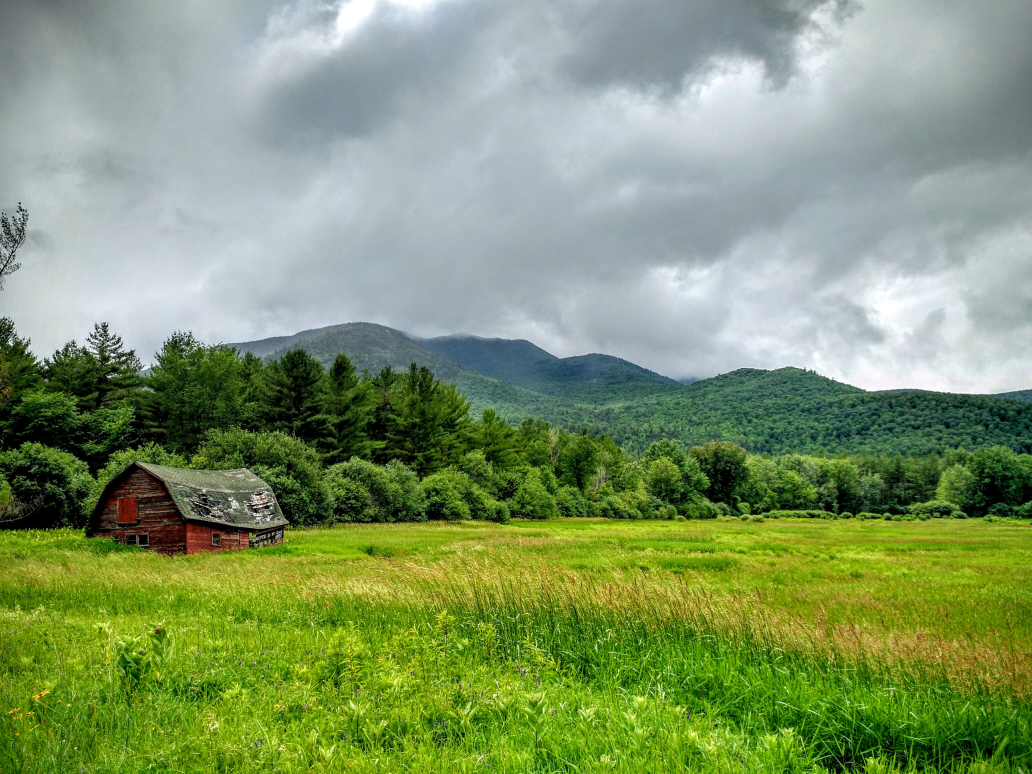
#> input picture Images/barn.jpg, 4127 x 3095 px (shown at 1/4 size)
$ python watermarker.py Images out Images/barn.jpg
#> lines starting #> are read from the running program, lines starting #| are printed output that depends on the picture
import os
import math
import PIL
import PIL.ImageDraw
import PIL.ImageOps
import PIL.ImageStat
import argparse

class ShouldInvertAlgorithm(object):
    # [10 lines left out: function should_invert, not called in this run]

class AlwaysInvert(ShouldInvertAlgorithm):
    # [10 lines left out: function should_invert, not called in this run]

class NeverInvert(ShouldInvertAlgorithm):
    # [10 lines left out: function should_invert, not called in this run]

class AutoInvert(ShouldInvertAlgorithm):
    def should_invert(self, image, region):
        """ Automatically determines if the watermark should be inverted (assuming watermark is black).

        image: (PIL.Image) The image the watermark will be on.

        region: (array) The region in which the watermark will be placed, in the form [(x0, y0), (x1, y1)] or [x0, y0, x1, y1]

        Returns True if the logo should be inverted, False otherwise. (Bool)
        """
        l1 = self.__get_luminance(image, region) / 255.0

        return l1 <= 0.5
        # [11 lines of commented-out code are left out]

    def __get_luminance(self, image, region):
        """ Get the average luminance of the region.

        image: (PIL.Image) The image to get the luminance of.

        region: (array) The region to get the luminance of, in the form [(x0, y0), (x1, y1)] or [x0, y0, x1, y1]

        Returns the average luminance of the region. (float)
        """
        image_l = image.convert("L")
        (width, height) = image_l.size
        mask = PIL.Image.new('L', (width, height), 0)
        drawing_layer = PIL.ImageDraw.Draw(mask)
        drawing_layer.rectangle(region, fill=255)
        return PIL.ImageStat.Stat(image_l, mask=mask).mean[0]


class Watermarker(object):
    """An object to add watermarks to images"""
    def __init__(self, watermark, inverter, proportion):
        """ Create a watermarker object.

        watermark: (PIL.Image) The watermark to add to images.

        inverter: (ShouldInvertAlgorithm) The algorithm which determines if the watermark should be inverted.
        """
#> in main, image is the input picture: PIL image 4127x3095 RGB; mean R, G, B 128.6, 150, 105
        super(Watermarker, self).__init__()
        self.watermark = watermark
        self.inverter = inverter
        self.proportion = proportion

    def add_watermark(self, image, location, border_padding=0.02):
        """ Adds a watermark to an image.

        image: (PIL.Image) The image to add a watermark to.

        location: (str) The location of the watermark. Either auto, top_left, top_right, bottom_left, bottom_right, or bottom_center.

        border_padding: (float) The proportion of padding to add around the border of the image.

        Returns an image with a watermark. (PIL.Image)
        """
#> called with location = 'auto', border_padding = 0.02
        (width, height) = self.watermark.size
#> width = 4127; height = 3095

        # Resize the logo
        watermark_max = max(self.watermark.size)
#> watermark_max = 4127
        watermark_aspect_ratio = height / float(width)
#> watermark_aspect_ratio = 0.75

        image_max = max(image.size)
#> image_max = 4127

        image_area = image.size[0] * image.size[1]
#> image_area = 12773065
        watermark_area = int(self.proportion * image_area)
#> watermark_area = 191595

        width = int(math.sqrt(watermark_area / watermark_aspect_ratio))
#> width = 505
        height = int(width * watermark_aspect_ratio)
#> height = 378

        watermark_mod = self.watermark.resize((width, height))
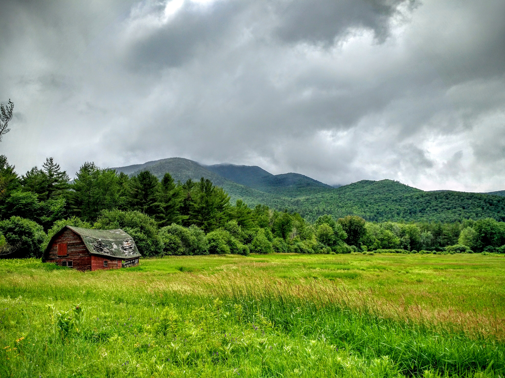
#> watermark_mod: PIL image 505x378 RGBA; mean R, G, B, A 128.6, 150, 105, 255

        if location == "auto":
            location = find_best_location(image, width, height, border_padding)

        # Calculate watermark padding / positioning based on corner
        if location == "bottom-left":
            padding = tuple(map(lambda x: int(x), [border_padding * image.size[0], image.size[1] - height - border_padding * image.size[1]]))
        elif location == "bottom-right":
            padding = tuple(map(lambda x: int(x), [image.size[0] - width - border_padding * image.size[0], image.size[1] - height - border_padding * image.size[1]]))
        elif location == "top-left":
            padding = tuple(map(lambda x: int(x), [border_padding * image.size[0], border_padding * image.size[0]]))
        elif location == "top-right":
            padding = tuple(map(lambda x: int(x), [image.size[0] - width - border_padding * image.size[0], border_padding * image.size[1]]))
        elif location == "center":
            padding = tuple(map(lambda x: int(x), [image.size[0]/2 - width/2, image.size[1]/2 - height/2]))
        else:
            padding = tuple(map(lambda x: int(x), [image.size[0]/2 - width/2, image.size[1] - height - border_padding * image.size[1]]))
        needs_invert = self.inverter.should_invert(image, [padding, (padding[0] + width, padding[1] + height)])
        if needs_invert:
            watermark_mod = invert_rgba(watermark_mod)
        image.paste(watermark_mod, padding, mask=watermark_mod)
        return image

def find_best_location(image, logo_width, logo_height, border_padding):
    """ Find the best location for the watermark.

    image: (PIL.Image) The image to add a watermark to.

    logo_width: (float) The width of the watermark.

    logo_height: (float) The height of the watermark.

    border_padding: (float) The proportion of padding to add around the border of the image.

    Returns the best location for the watermark. Either top_left, top_right, bottom_left, bottom_right, or bottom_center.
    """
#> called with logo_width = 505, logo_height = 378, border_padding = 0.02
    bl_padding = tuple(map(lambda x: int(x), [border_padding * image.size[0], image.size[1] - logo_height - border_padding * image.size[1]]))
#> bl_padding = (82, 2655)
    br_padding = tuple(map(lambda x: int(x), [image.size[0] - logo_width - border_padding * image.size[0], image.size[1] - logo_height - border_padding * image.size[1]]))
#> br_padding = (3539, 2655)
    tl_padding = tuple(map(lambda x: int(x), [border_padding * image.size[0], border_padding * image.size[0]]))
#> tl_padding = (82, 82)
    tr_padding = tuple(map(lambda x: int(x), [image.size[0] - logo_width - border_padding * image.size[0], border_padding * image.size[1]]))
    bc_padding = tuple(map(lambda x: int(x), [image.size[0]/2 - logo_width/2, image.size[1] - logo_height - border_padding * image.size[1]]))

    paddings = [bl_padding, br_padding, tl_padding, tr_padding, bc_padding]

    vars = list(map(lambda padding: get_luminance_variance(image, [padding, (padding[0] + logo_width, padding[1] + logo_height)]), paddings))

    minimum = min(vars)

    index = vars.index(minimum)

    locations = ["bottom-left", "bottom-right", "top-left", "top-right", "bottom-center"]

    return locations[index]

# Image helpers
def resize_image(image, percent):
    """ Resize an image to a scale amount.

    image: (PIL.Image) The image to scale.

    percent: (float) The percentage of the original size to scale to.

    Returns the scaled image.
    """
    if percent == 100:
        return image
    prop = percent / 100.0
    (width, height) = image.size
    return image.resize( (int(width * prop), int(height * prop)) )

def invert_rgba(image):
    """ Invert the RGB values of an RGBA image.

    image: (PIL.Image) The image to invert as type RGBA.

    Returns the inverted RGBA image.
    """
    r, g, b, a = image.split()
    r, g, b = map(lambda i: i.point(lambda p: 255 - p), (r, g, b))
    return PIL.Image.merge(image.mode, (r, g, b, a))

# [14 lines left out: function set_opacity, not called in this run]

def get_luminance_variance(image, region):
    """ Get the variance of luminance of the region.

    image: (PIL.Image) The image to get the luminance of.

    region: (array) The region to get the luminance of, in the form [(x0, y0), (x1, y1)] or [x0, y0, x1, y1]

    Returns the variance of the luminance of the region. (float)
    """
    image_l = image.convert("L")
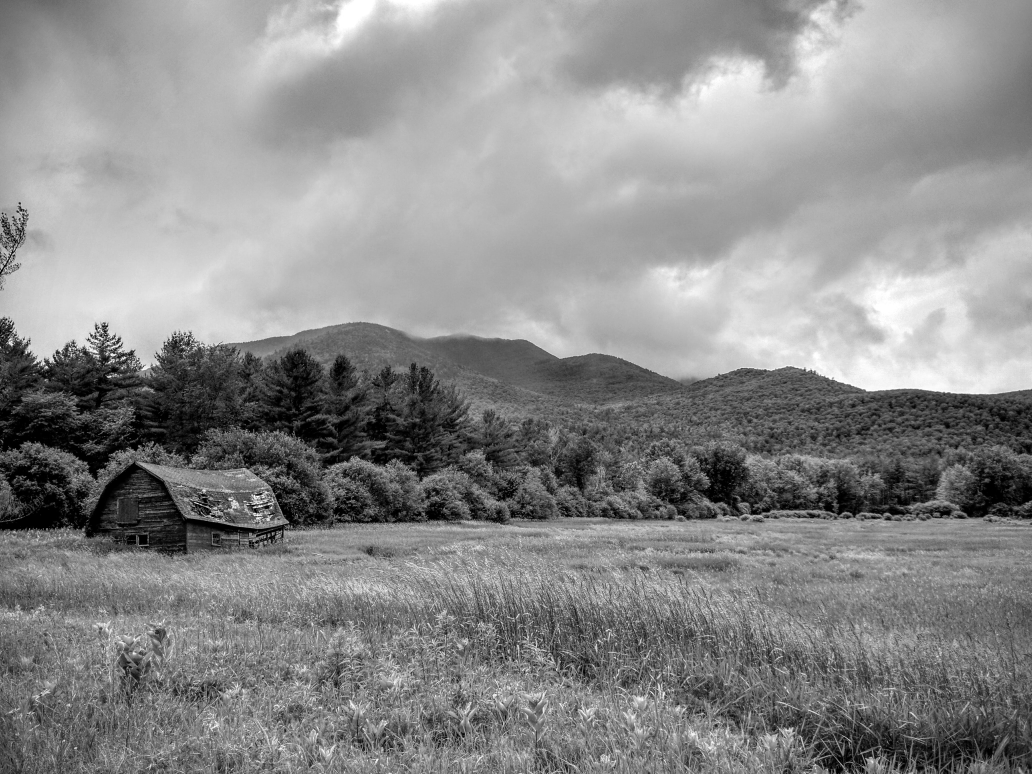
#> image_l: PIL image 4127x3095 L (shown at 1/4 size); min 0, max 255, mean 138.5
    (width, height) = image_l.size
    mask = PIL.Image.new('L', (width, height), 0)
#> mask: PIL image 4127x3095 L; every value is 0
    drawing_layer = PIL.ImageDraw.Draw(mask)
    drawing_layer.rectangle(region, fill=255)
    return PIL.ImageStat.Stat(image_l, mask=mask).stddev[0]


# [22 lines left out: function get_images, not called in this run]


def manipulate_image(current_image, watermarker, corner, resize_amt):
    """Manipulates a single image, resizing it and adding a watermark.

    current_image: (PIL.Image) The image to manipulate as a PIL.Image.

    watermarker: (Watermarker) The watermarker, which will add a watermark to an image.

    corner: (str) The location of the watermark on the image. Either auto, center, top_left, top_right, bottom_left, bottom_right, or bottom_center.

    resize_amt: (float) The amount to scale the image to, as a percent.

    Returns the modified image.
    """
    current_image = resize_image(current_image, resize_amt)
    current_image = watermarker.add_watermark(current_image, corner)
#> in find_best_location, `vars = list(map(lambda padding: get_luminance_variance(image, [padding..`: vars = [32.78, 38.98, 13.44, 19.99, 40.38]
#> in find_best_location, `minimum = min(vars)`: minimum = 13.44
#> in find_best_location, `index = vars.index(minimum)`: index = 2
#> in add_watermark, `location = find_best_location(image, width, height, border_padding)`: location = 'top-left'
#> in should_invert, `l1 = self.__get_luminance(image, region) / 255.0`: l1 = 0.62
#> in add_watermark, `needs_invert = self.inverter.should_invert(image, [padding, (padding[0..`: needs_invert = False
    return current_image

def main(input_dir, output_dir, watermark, corner, resize_amt, inverted, opacity, proportion):
    """ The main function of the program, doing what the program is specified to do.

        input_dir: (str) The input directory, containing images.

        output_dir: (str) The ouput directory to put the modified images in. Does not need to exist.

        watermark: (str) The path of the watermark file.

        corner: (str) The location of the watermark on the image. Either auto, center, top_left, top_right, bottom_left, bottom_right, or bottom_center.

        resize_amt: (float) The amount to scale the image to, as a percent.

        inverted: (str) The inversion algorithm as a str. Either auto, inverted, or not-inverted.

        opacity: (float) The opacity alpha of the watermark, None means no change.

        proportion: (float) The proportion to scale the watermark to.
    """

    # Create output directory
    try:
        os.mkdir(output_dir)
    except OSError:
        pass # if the directory already exists, proceed


    logo = PIL.Image.open(watermark).convert("RGBA")
    if opacity is not None:
        logo = set_opacity(logo, min(1, max(0, opacity)))

    inverter = AutoInvert()

    if inverted == "auto":
        inverter = AutoInvert()
    elif inverted == "inverted":
        inverter = AlwaysInvert()
    elif inverted == "not-inverted":
        inverter = NeverInvert();

    watermarker = Watermarker(logo, inverter, proportion)

    directory_list = os.listdir(input_dir)

    for n in range(len(directory_list)):
        entry = directory_list[n]
        absolute_filename = os.path.join(input_dir, entry)
        try:
            image = PIL.Image.open(absolute_filename)
            print("Processing image:", entry, "(" + str(n + 1) + "/" + str(len(directory_list))+ ")")
            image = manipulate_image(image, watermarker, corner, resize_amt)
            try:
                image.save(os.path.join(output_dir, entry), 'JPEG')
            except Exception as e:
                print("Could not write image:", current_filename)

            image.close()

        except IOError:
            pass # do nothing with errors tying to open non-images
#> pass 2 of the loop in main, `for n in range(len(directory_list)):`:
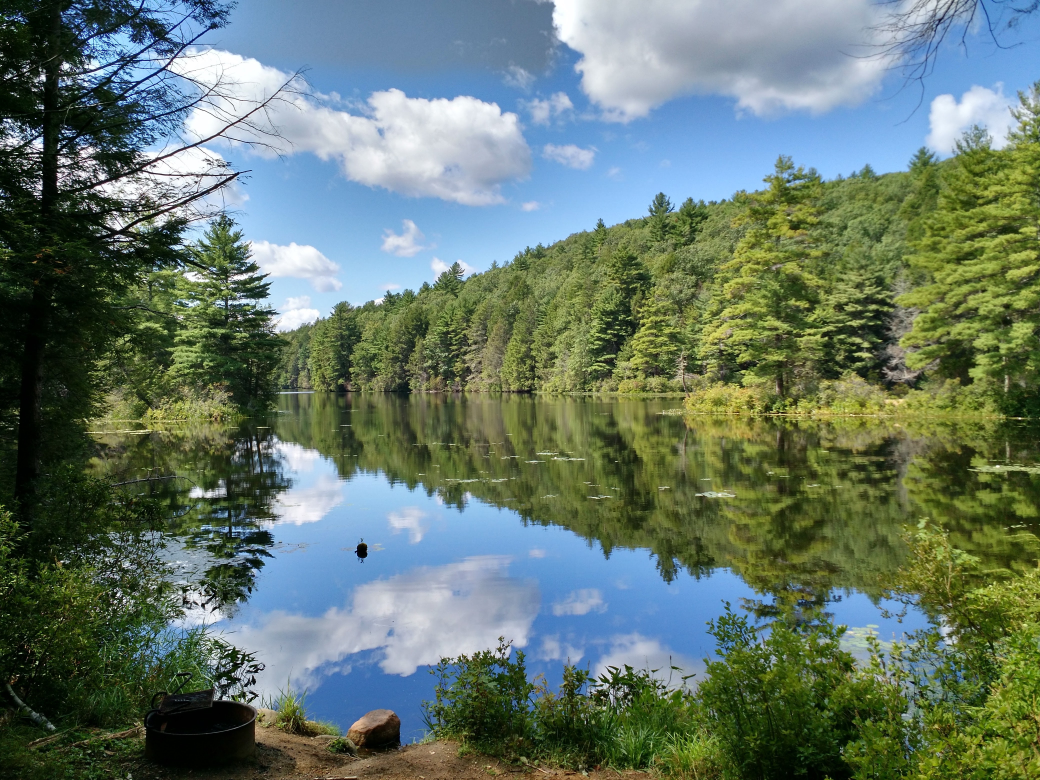
#> input picture Images/bigelow.jpg, 4160 x 3120 px (shown at 1/4 size)
#> in main, image is the input picture: PIL image 4160x3120 RGB; mean R, G, B 100.9, 119.5, 107.1
#> watermark_mod: PIL image 509x381 RGBA
#> in get_luminance_variance (call 6), `image_l = image.convert("L")`:
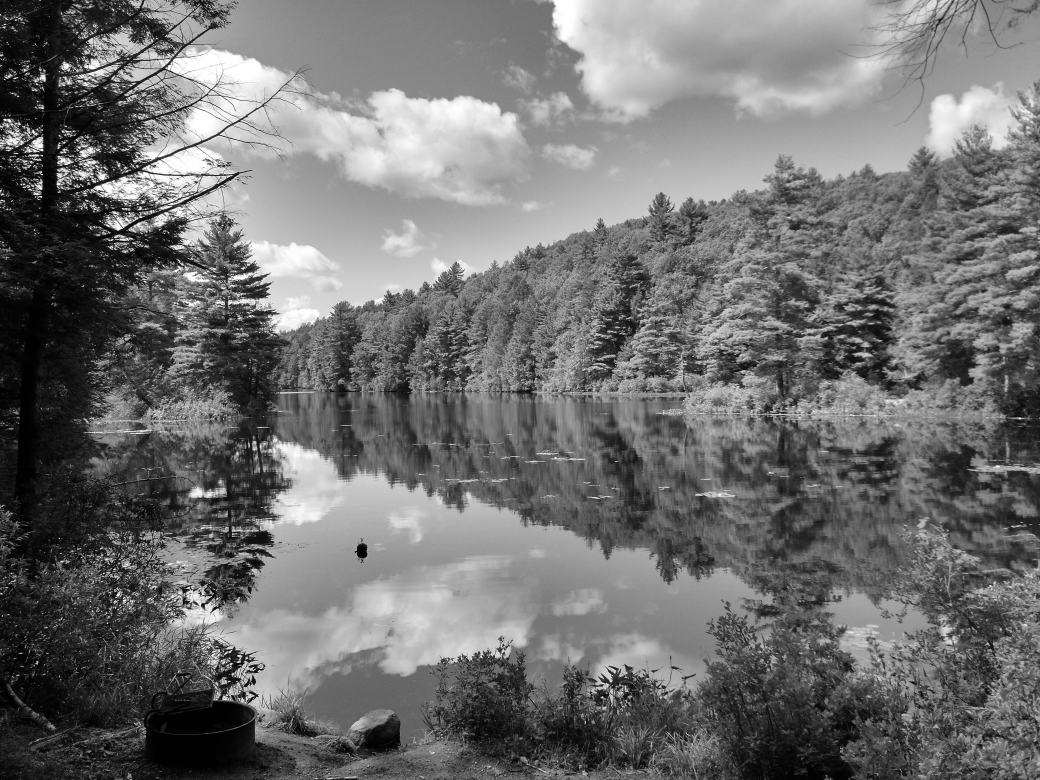
#> image_l: PIL image 4160x3120 L (shown at 1/4 size); min 0, max 255, mean 112.5
#> mask: PIL image 4160x3120 L; every value is 0
#> a: PIL image 509x381 L; every value is 255
#> in invert_rgba, `return PIL.Image.merge(image.mode, (r, g, b, a))`:
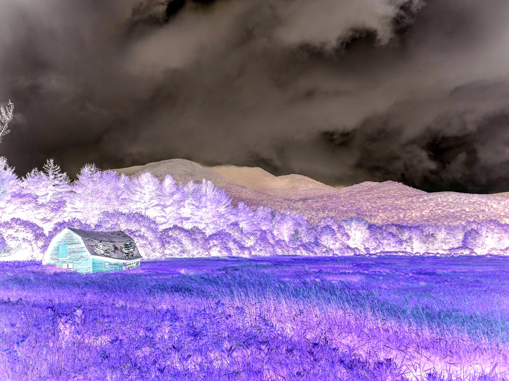
#> returned value: PIL image 509x381 RGBA; mean R, G, B, A 126.4, 105, 150, 255

if __name__ == "__main__":
    parser = argparse.ArgumentParser()
    parser.add_argument("input",
                        help="The input image directory.", type=str)
    parser.add_argument("output", help="The output image directory.", type=str)
    parser.add_argument("watermark", help="The watermark to put on images.", type=str)
    parser.add_argument("--resize", "-r", help="The percent to scale the image to.", type=float, default=100)
    parser.add_argument("--location", "-l", help="The location of the watermark. Defaults to auto.", type=str,
                        choices=["top-left", "top-right", "bottom-left", "bottom-right", "bottom-center", "center", "auto"], default="auto")
    parser.add_argument("--inverted", "-i", help="Choose whether the watermark is inverted. Defaults to auto.", type=str,
                        choices=["inverted", "not-inverted", "auto"], default="auto")
    parser.add_argument("--opacity", "-o", help="Sets the opacity alpha of the watermark, between 0 and 1 inclusive. Defaults to no change.", type=float, default=None)
    parser.add_argument("--proportion", "-p", help="The proportion of the image area from 0 to 1 to scale the watermark to. Defaults to 0.015.", type=float, default=0.015)
    args = parser.parse_args()

    main(args.input, args.output, args.watermark, args.location, args.resize, args.inverted, args.opacity, args.proportion)
